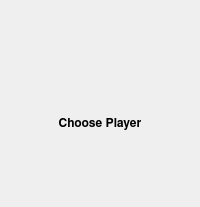
  <widget class="QWidget" name="home_view">
   <property name="sizePolicy">
    <sizepolicy hsizetype="Expanding" vsizetype="Expanding">
     <horstretch>0</horstretch>
     <verstretch>0</verstretch>
    </sizepolicy>
   </property>
   <property name="styleSheet">
    <string notr="true">margin: 20pt;</string>
   </property>
   <layout class="QHBoxLayout" name="horizontalLayout_8">
    <item>
     <layout class="QHBoxLayout" name="home_view_layout">
      <item>
       <layout class="QVBoxLayout" name="verticalLayout">
        <item>
         <spacer name="verticalSpacer">
          <property name="orientation">
           <enum>Qt::Vertical</enum>
          </property>
          <property name="sizeHint" stdset="0">
           <size>
            <width>20</width>
            <height>40</height>
           </size>
          </property>
         </spacer>
        </item>
        <item>
         <layout class="QHBoxLayout" name="horizontalLayout_15">
          <item>
           <spacer name="horizontalSpacer_5">
            <property name="orientation">
             <enum>Qt::Horizontal</enum>
            </property>
            <property name="sizeHint" stdset="0">
             <size>
              <width>40</width>
              <height>20</height>
             </size>
            </property>
           </spacer>
          </item>
          <item>
           <widget class="QLabel" name="main_picture">
            <property name="sizePolicy">
             <sizepolicy hsizetype="Fixed" vsizetype="Fixed">
              <horstretch>0</horstretch>
              <verstretch>0</verstretch>
             </sizepolicy>
            </property>
            <property name="text">
             <string/>
            </property>
            <property name="pixmap">
             <pixmap>pictures/logo/logo_qube.png</pixmap>
            </property>
            <property name="scaledContents">
             <bool>true</bool>
            </property>
            <property name="alignment">
             <set>Qt::AlignCenter</set>
            </property>
           </widget>
          </item>
          <item>
           <spacer name="horizontalSpacer_6">
            <property name="orientation">
             <enum>Qt::Horizontal</enum>
            </property>
            <property name="sizeHint" stdset="0">
             <size>
              <width>40</width>
              <height>20</height>
             </size>
            </property>
           </spacer>
          </item>
         </layout>
        </item>
        <item>
         <spacer name="verticalSpacer_2">
          <property name="orientation">
           <enum>Qt::Vertical</enum>
          </property>
          <property name="sizeType">
           <enum>QSizePolicy::Preferred</enum>
          </property>
          <property name="sizeHint" stdset="0">
           <size>
            <width>20</width>
            <height>40</height>
           </size>
          </property>
         </spacer>
        </item>
        <item>
         <layout class="QHBoxLayout" name="horizontalLayout_16">
          <item>
           <widget class="QLabel" name="choose_player_label">
            <property name="sizePolicy">
             <sizepolicy hsizetype="Preferred" vsizetype="Preferred">
              <horstretch>0</horstretch>
              <verstretch>0</verstretch>
             </sizepolicy>
            </property>
            <property name="font">
             <font>
              <family>FreeSans</family>
              <weight>75</weight>
              <bold>true</bold>
             </font>
            </property>
            <property name="styleSheet">
             <string notr="true">font-weight:bold</string>
            </property>
            <property name="text">
             <string>Choose Player</string>
            </property>
            <property name="alignment">
             <set>Qt::AlignCenter</set>
            </property>
           </widget>
          </item>
         </layout>
        </item>
        <item>
         <layout class="QHBoxLayout" name="horizontalLayout_14">
          <item>
           <spacer name="horizontalSpacer">
            <property name="orientation">
             <enum>Qt::Horizontal</enum>
            </property>
            <property name="sizeHint" stdset="0">
             <size>
              <width>40</width>
              <height>20</height>
             </size>
            </property>
           </spacer>
          </item>
          <item>
           <widget class="QLabel" name="one_player_label">
            <property name="sizePolicy">
             <sizepolicy hsizetype="Fixed" vsizetype="Fixed">
              <horstretch>0</horstretch>
              <verstretch>0</verstretch>
             </sizepolicy>
            </property>
            <property name="text">
             <string/>
            </property>
            <property name="pixmap">
             <pixmap>pictures/buttons/one_player.png</pixmap>
            </property>
           </widget>
          </item>
          <item>
           <widget class="QLabel" name="two_player_label">
            <property name="sizePolicy">
             <sizepolicy hsizetype="Fixed" vsizetype="Fixed">
              <horstretch>0</horstretch>
              <verstretch>0</verstretch>
             </sizepolicy>
            </property>
            <property name="text">
             <string/>
            </property>
            <property name="pixmap">
             <pixmap>pictures/buttons/two_player.png</pixmap>
            </property>
           </widget>
          </item>
          <item>
           <spacer name="horizontalSpacer_2">
            <property name="orientation">
             <enum>Qt::Horizontal</enum>
            </property>
            <property name="sizeHint" stdset="0">
             <size>
              <width>40</width>
              <height>20</height>
             </size>
            </property>
           </spacer>
          </item>
         </layout>
        </item>
        <item>
         <spacer name="verticalSpacer_3">
          <property name="orientation">
           <enum>Qt::Vertical</enum>
          </property>
          <property name="sizeHint" stdset="0">
           <size>
            <width>20</width>
            <height>40</height>
           </size>
          </property>
         </spacer>
        </item>
       </layout>
      </item>
     </layout>
    </item>
   </layout>
  </widget>
